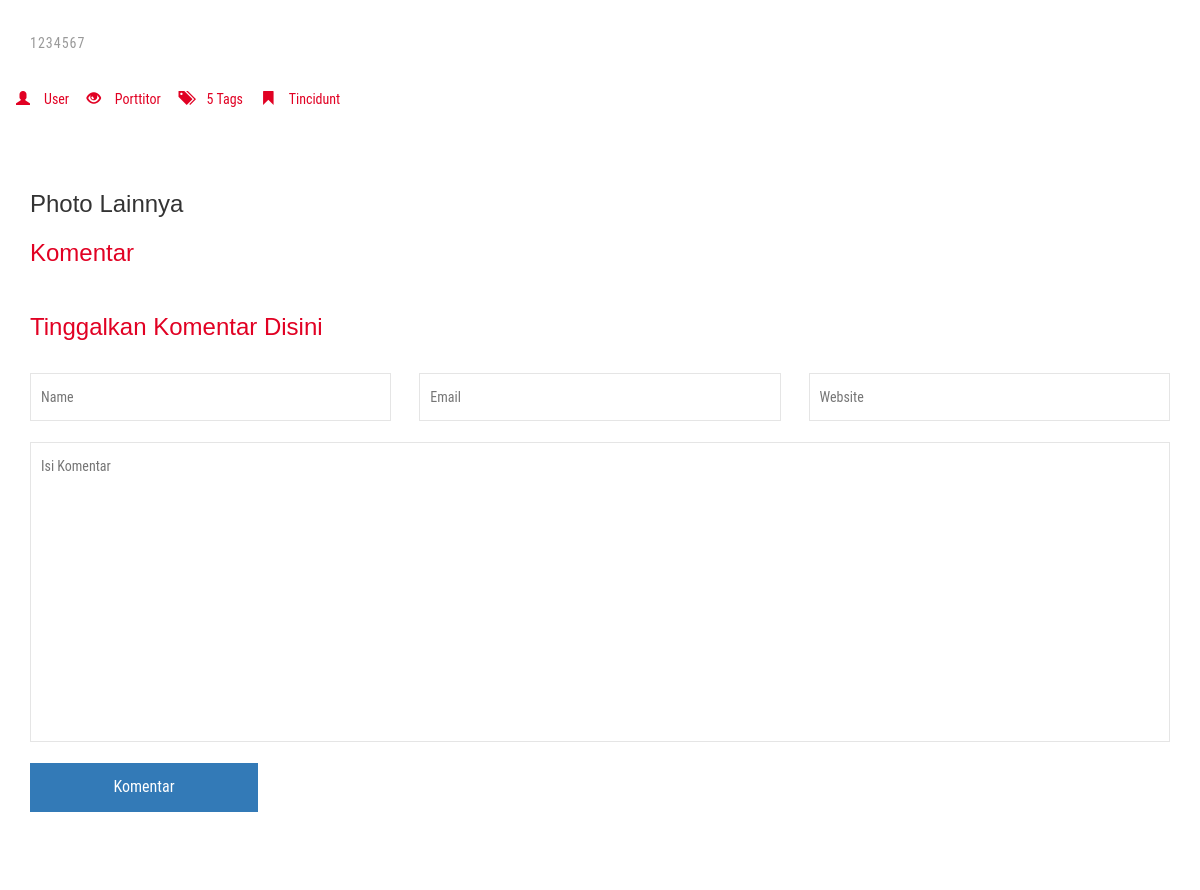
/index.php/detailberita/20 (middle part), run on an earlier commit of the app's database.
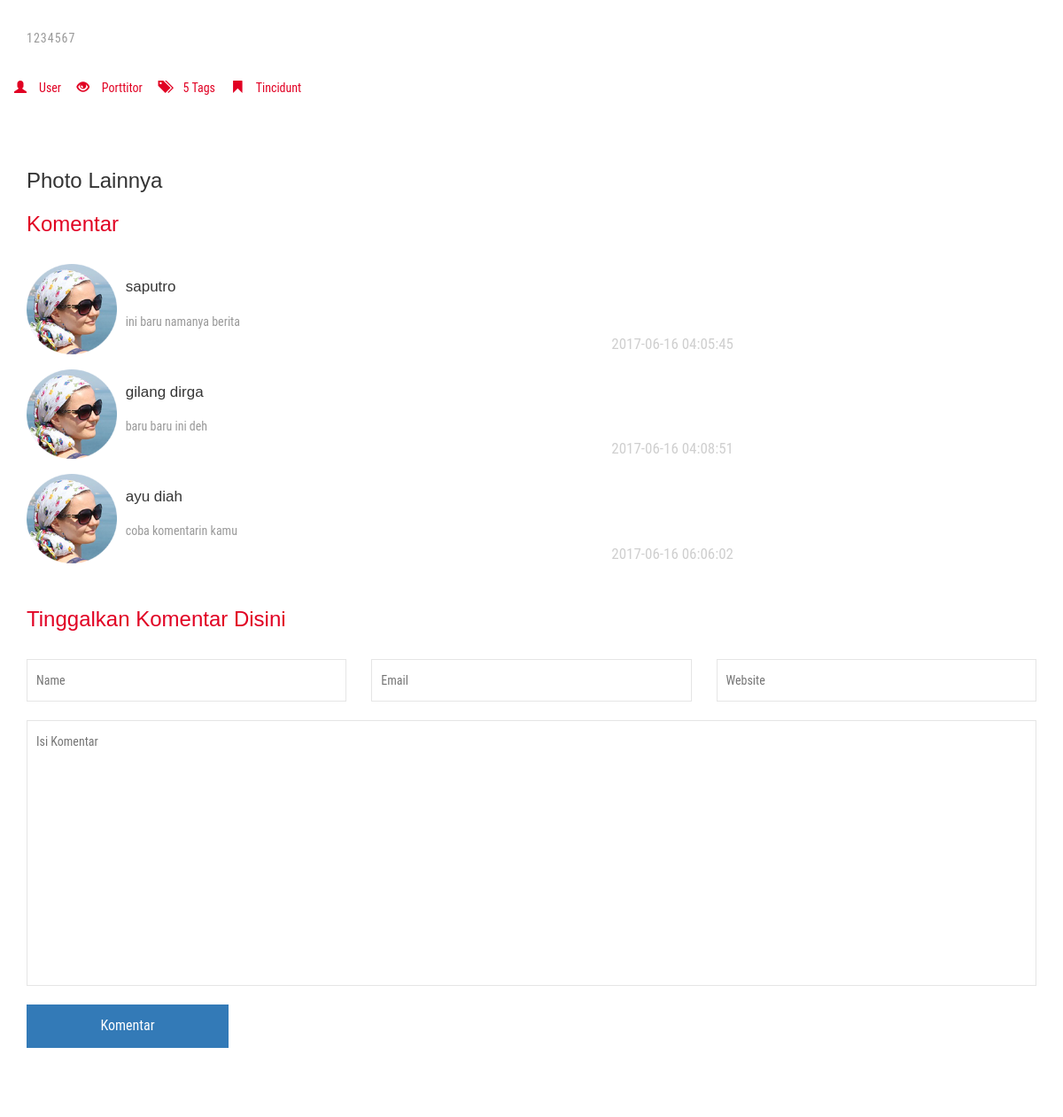
And on a later commit of the database.
### tables this page shows
CREATE TABLE `berita_terbaru` (
  `id_berita` int(5) NOT NULL,
  `judul_berita` varchar(100) NOT NULL,
  `tgl_berita` date NOT NULL,
  `ket_berita` text NOT NULL,
  `cp_berita` varchar(15) NOT NULL,
  `id_admin` int(5) NOT NULL
);

CREATE TABLE `komentar_berita` (
  `id_komentar` int(10) NOT NULL,
  `id_user` int(5) NOT NULL,
  `komentar` text NOT NULL,
  `tgl_komentar` timestamp NOT NULL DEFAULT CURRENT_TIMESTAMP ON UPDATE CURRENT_TIMESTAMP,
  `id_berita` int(5) NOT NULL,
  `nama` varchar(100) NOT NULL
);

### application/controllers/Main.php (called while the page is built, shortened)
<?php
class Main extends CI_Controller {
	public function detailberita(){
		$this->load->model('m_dashboard');
        $this->load->view('main/header1');
        $id=$this->uri->segment(2, 0);
		$data['berita'] = $this->m_dashboard->viewDetailBerita($id);
		$data['komen'] = $this->m_dashboard->viewDetailKomenBerita($id);
		$data['gambarnya'] = $this->m_dashboard->viewGambarBerita($id);
        $this->load->view('detailberita',$data);
		$this->load->view('main/footer');
	}
}

### index.php (called while the page is built, shortened)
<?php
require_once BASEPATH.'core/CodeIgniter.php';

### application/models/m_dashboard.php (called while the page is built, shortened)
<?php
class m_dashboard extends CI_Model{
    function viewDetailBerita($id){
            $query = $this->db->query("SELECT * FROM berita_terbaru where id_berita='".$id."'");
            return $query;
    }
    function viewDetailKomenBerita($id){
            $query = $this->db->query("SELECT * FROM komentar_berita where id_berita='".$id."'");
            return $query;
    }
}
?>

### application/views/detailberita.php (the view, shortened to what this page needs)
<div class="single w3l-agileits">
	<div class="container">
		<div class="blog-pag page">
		<?php $no=1; foreach($berita->result_array() as $row){ ?>
			<div class="blog-page-grids-bottom">
				<div class="blog-page-grids-bot1"  style="text-align: justify;">
					<p><?php echo $row['ket_berita'];?></p>
					<ul>
						<li><a href="#"><i class="glyphicon glyphicon-user" aria-hidden="true"></i>User</a></li>
						<li><a href="#"><i class="glyphicon glyphicon-eye-open" aria-hidden="true"></i>Porttitor</a></li>
						<li><a href="#"><i class="glyphicon glyphicon-tags" aria-hidden="true"></i>5 Tags</a></li>
						<li><a href="#"><i class="glyphicon glyphicon-bookmark" aria-hidden="true"></i>Tincidunt</a></li>
					</ul>
				</div>
			</div>
		<?php $no++; } ?>
		</div>
					<h3>Photo Lainnya</h3>
					<link rel="stylesheet" href="<?php echo base_url()?>assets/css/swipebox.css">
		<div class="com">
			<h3>Komentar</h3>
			<ul class="media-list">
			<?php $no=1; foreach($komen->result_array() as $row){ ?>
			  <li class="media">
				<div class="media-left">
				  <a href="#">
					<img class="media-object img-responsive" src="<?php echo base_url()?>assets/images/3.png" alt="" />
				  </a>
				</div>
				<div class="media-body">
				  <h4 class="media-heading"><?php echo $row['nama'];?></h4>
				  <?php echo $row['komentar'];?>
				  <a href="#"><?php echo $row['tgl_komentar'];?></a>
				</div>
			  </li>
			  <?php $no++; } ?>
			</ul>
		</div>
		<div class="in dfg">
			<h3>Tinggalkan Komentar Disini</h3>
		    <form action="<?php echo base_url()?>index.php/dashboard/insertKomen" method="post">
		    <?php $id_berita = $this->uri->segment(2, 0); ?>
		    <?php if(isset($_SESSION['logged_in']))
				{ ?>
				<input type="hidden" name="id_berita" value="<?php echo $id_berita; ?>">
				<input type="hidden" name="nama" value="<?php echo ($_SESSION['username']); ?>" required=" ">
			<?php }else{ ?>
				<input type="text" name="nama" placeholder="Name" required=" ">
				<input type="text" name="email" placeholder="Email" required=" ">
				<input type="text" name="website" placeholder="Website" required=" ">
			<?php } ?>
				<textarea name="komentar" placeholder="Isi Komentar" required=" "></textarea>
				<input type="submit" value="Komentar">
			</form>
		</div>
	</div>
</div>

What changed in the data, as far as the page shows it:
added komentar_berita: nama "saputro", komentar "ini baru namanya berita", tgl_komentar "2017-06-16 04:05:45"
added komentar_berita: nama "gilang dirga", komentar "baru baru ini deh", tgl_komentar "2017-06-16 04:08:51"
added komentar_berita: nama "ayu diah", komentar "coba komentarin kamu", tgl_komentar "2017-06-16 06:06:02"
